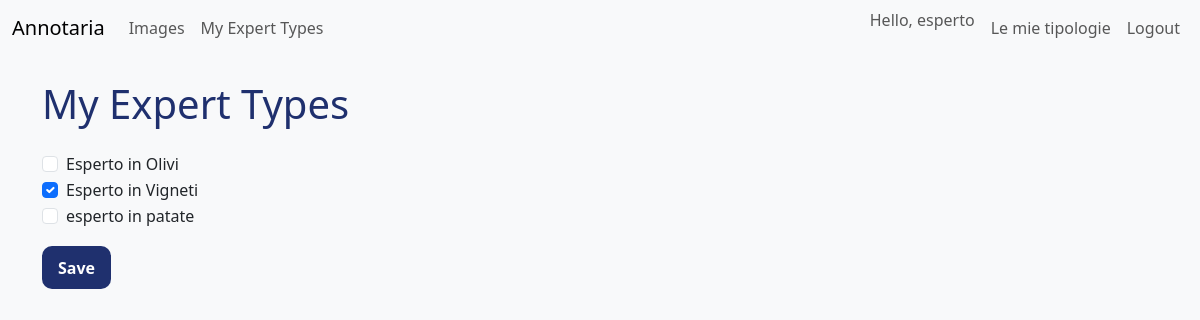
Screenshot of /ui/my-expert-types (signed in) with the database file from the repository.
### models.py (models this page shows)
class User(Base):
    __tablename__ = "users"
    id = Column(Integer, primary_key=True, index=True)
    username = Column(String, unique=True, index=True, nullable=False)
    hashed_password = Column(String, nullable=False)
    role = Column(String, nullable=False, default="Esperto")
    answers = relationship("Answer", back_populates="user")
    annotations = relationship("Annotation", back_populates="user")
    expert_types = relationship(
        "ExpertType", secondary=user_expert_types, back_populates="users"
    )

class ExpertType(Base):
    __tablename__ = "expert_types"
    id = Column(Integer, primary_key=True, index=True)
    name = Column(String, unique=True, nullable=False)
    users = relationship("User", secondary=user_expert_types, back_populates="expert_types")

### routers/ui.py (the view)
@router.get("/my-expert-types", response_class=HTMLResponse)
def my_expert_types_form(
    request: Request,
    user: UserModel = Depends(require_expert),
    db: Session = Depends(get_db),
):
    types = db.query(ExpertTypeModel).all()
    user_type_ids = {t.id for t in user.expert_types}
    return templates.TemplateResponse(
        "my_expert_types.html",
        {
            "request": request,
            "types": types,
            "user": user,
            "user_type_ids": user_type_ids,
        },
    )

### templates/my_expert_types.html
{% extends "base.html" %}
{% block content %}
<h1>My Expert Types</h1>
<form method="post" action="/ui/my-expert-types">
    {% for t in types %}
    <div class="form-check">
        <input class="form-check-input" type="checkbox" name="expert_type_ids" id="type{{ t.id }}" value="{{ t.id }}" {% if t.id in user_type_ids %}checked{% endif %}>
        <label class="form-check-label" for="type{{ t.id }}">{{ t.name }}</label>
    </div>
    {% endfor %}
    <button type="submit" class="btn btn-primary mt-3">Save</button>
</form>
{% endblock %}

### templates/base.html (shortened to what this page needs)
<!DOCTYPE html>
<html lang="en">
<head>
    <link href="https://cdn.jsdelivr.net/npm/bootstrap@5.3.0/dist/css/bootstrap.min.css" rel="stylesheet">
    <link rel="stylesheet" href="/static/css/style.css">
</head>
<body>
<nav class="navbar navbar-expand-lg navbar-light bg-light mb-4">
    <div class="container-fluid">
        <a class="navbar-brand" href="/ui">Annotaria</a>
        <div class="collapse navbar-collapse">
            <ul class="navbar-nav me-auto mb-2 mb-lg-0">
                <li class="nav-item"><a class="nav-link" href="/ui/images">Images</a></li>
                {% if user and user.role == 'Amministratore' %}
                <li class="nav-item"><a class="nav-link" href="/ui/questions">Questions</a></li>
                <li class="nav-item"><a class="nav-link" href="/ui/answers">Answers</a></li>
                <li class="nav-item"><a class="nav-link" href="/ui/annotations">Annotations</a></li>
                <li class="nav-item"><a class="nav-link" href="/ui/image-types">Image Types</a></li>
                <li class="nav-item"><a class="nav-link" href="/ui/expert-types">Expert Types</a></li>
                {% elif user and user.role == 'Esperto' %}
                <li class="nav-item"><a class="nav-link" href="/ui/my-expert-types">My Expert Types</a></li>
                {% endif %}
            </ul>
            <ul class="navbar-nav ms-auto mb-2 mb-lg-0">
                {% if user %}
                <li class="nav-item">
                    <span class="navbar-text me-2">Hello, {{ user.username }}</span>
                </li>
                {% if user.role == 'Esperto' %}
                <li class="nav-item"><a class="nav-link" href="/ui/my-expert-types">Le mie tipologie</a></li>
                {% endif %}
                <li class="nav-item">
                    <form action="/ui/logout" method="post" class="d-inline">
                        <button type="submit" class="btn btn-link nav-link">Logout</button>
                    </form>
                </li>
                {% else %}
                <li class="nav-item"><a class="nav-link" href="/ui/login">Login</a></li>
                <li class="nav-item"><a class="nav-link" href="/ui/register">Register</a></li>
                {% endif %}
            </ul>
        </div>
    </div>
</nav>
<div class="container">
{% block content %}{% endblock %}
</div>
</body>
</html>

### static/css/style.css (style rules this page uses)
body { font-family: 'Segoe UI', sans-serif; background-color: #f8f9fa; }
h1, h2, h3 { color: #1f306e; margin-bottom: 1.5rem; }
.btn-primary, .btn-submit { border-radius: 10px; background-color: #1f306e; border: none; padding: 0.6rem 1rem; color: white; font-weight: bold; font-size: 1rem; }

### rows the page displays
User: username "esperto"
ExpertType: name "Esperto in Olivi"
ExpertType: expert_type_ids "☑", name "Esperto in Vigneti"
ExpertType: name "esperto in patate"
